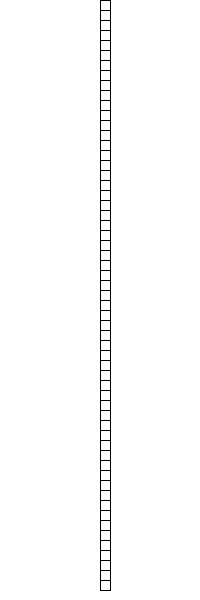
Frame 1 (no input)
Frame 60 (the mouse pressed at the canvas centre just before this capture): identical to frame 1, image omitted
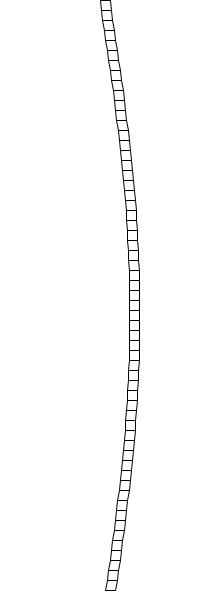
Frame 120 (the mouse held since frame 60 and released just before this capture)

The Processing sketch that drew these frames (run headless with seeded random() and noise(); from frame 60 on, the mouse is pressed at the canvas centre):

// Processing sketch: Wave_01
// ── Wave_01.pde
float curve_width = 30.;
float curve_thickness = 10.;

void setup(){
  
  size(200, 600);
  noFill();
  stroke(0);
  
}

void draw(){
  
  background(255);
  
  float angle_increment = map(mouseY, 0, height, 0., .1);
  float angle = 0.;
  
  beginShape(QUAD_STRIP);
  for(int y = 0; y < height; y += 10){
    float x = width / 2 + (sin(angle) * curve_width);
    vertex(x, y);
    vertex(x + curve_thickness, y);
    angle += angle_increment;
  }
  endShape();
  
}
